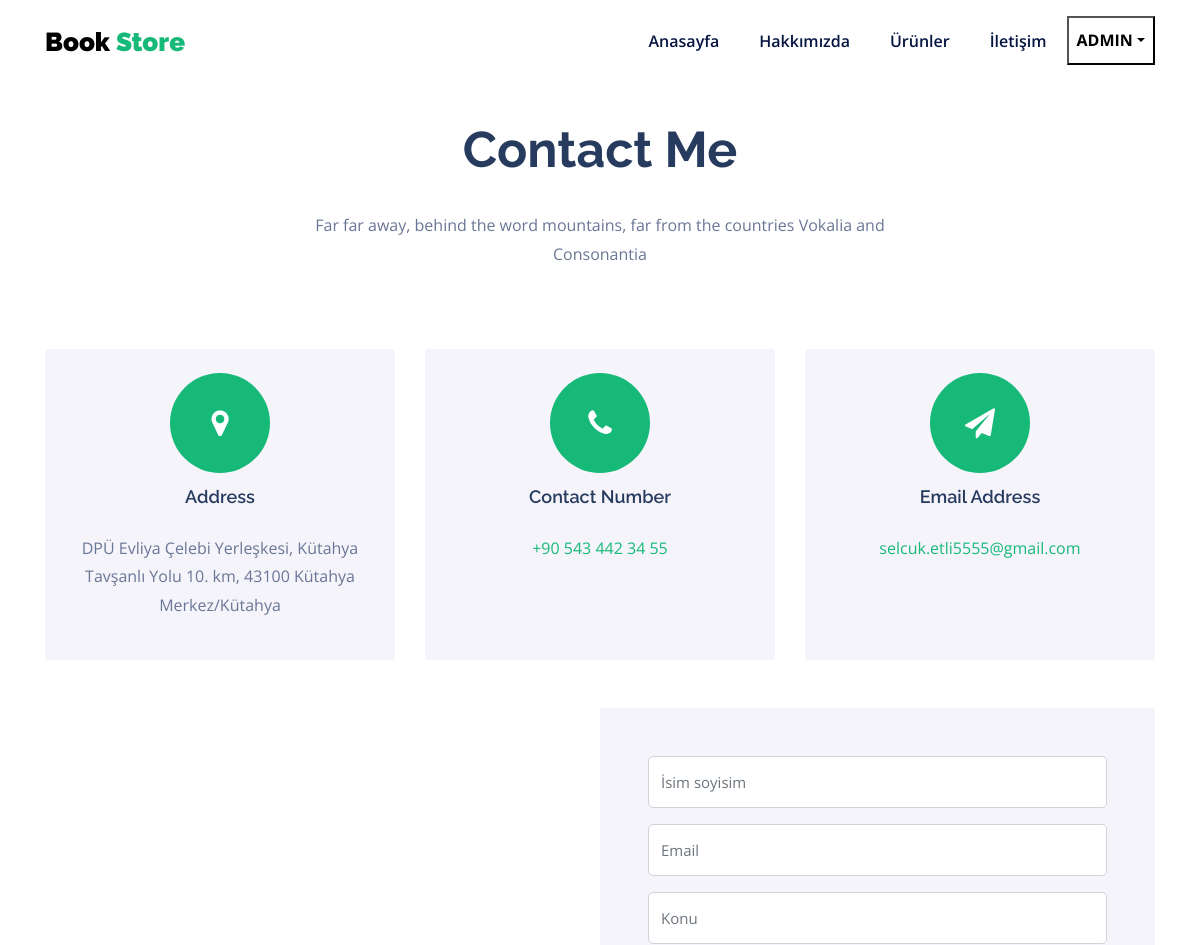
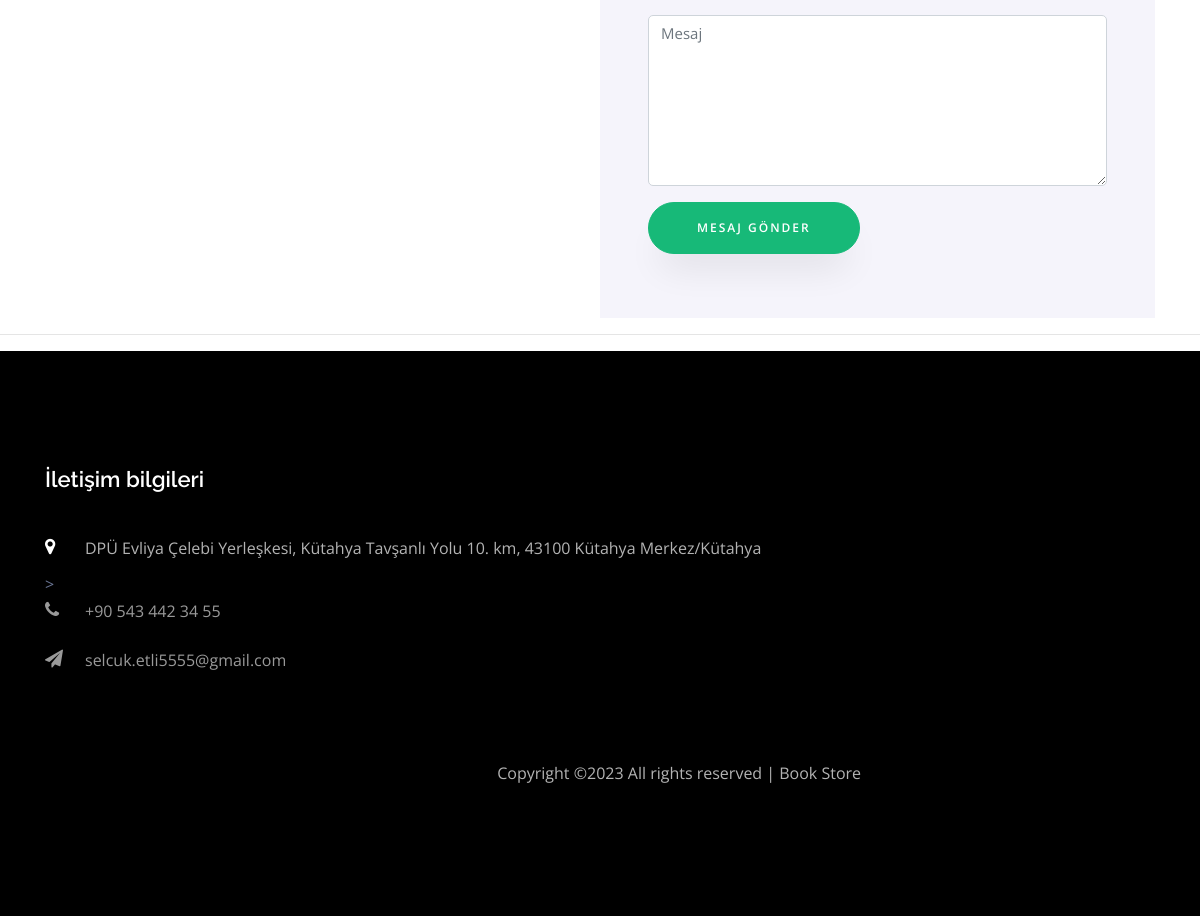
/contact.php (signed in), run on the app's committed database (2 pictures, top to bottom).
### tables this page shows
CREATE TABLE `tbl_footer` (
  `id` int(11) NOT NULL,
  `telefon` varchar(256) NOT NULL,
  `adres` longtext NOT NULL,
  `mail` varchar(256) NOT NULL,
  `insta` varchar(256) NOT NULL,
  `youtube` varchar(256) NOT NULL,
  `facebook` varchar(256) NOT NULL,
  `footer_aciklama` longtext NOT NULL
);

### contact.php (the view)
<?php require 'header.php'; ?>
    <section class="ftco-section contact-section ftco-no-pb" id="contact-section">
      <div class="container">
      	<div class="row justify-content-center mb-5 pb-3">
          <div class="col-md-7 heading-section text-center ftco-animate">
            <h2 class="mb-4">Contact Me</h2>
            <p>Far far away, behind the word mountains, far from the countries Vokalia and Consonantia</p>
          </div>
        </div>
        <div class="row d-flex contact-info mb-5">
          <div class="col-md-6 col-lg-4 d-flex ftco-animate">
          	<div class="align-self-stretch box text-center p-4 bg-light">
          		<div class="icon d-flex align-items-center justify-content-center">
          			<span class="fa fa-map-marker"></span>
          		</div>
          		<div>
	          		<h3 class="mb-4">Address</h3>
		            <p><?php echo $footer["adres"]; ?></p>
		          </div>
	          </div>
          </div>
          <div class="col-md-6 col-lg-4 d-flex ftco-animate">
          	<div class="align-self-stretch box text-center p-4 bg-light">
          		<div class="icon d-flex align-items-center justify-content-center">
          			<span class="fa fa-phone"></span>
          		</div>
          		<div>
	          		<h3 class="mb-4">Contact Number</h3>
		            <p><a href="tel://<?php echo $footer["telefon"]; ?>"><?php echo $footer["telefon"]; ?></a></p>
	            </div>
	          </div>
          </div>
          <div class="col-md-6 col-lg-4 d-flex ftco-animate">
          	<div class="align-self-stretch box text-center p-4 bg-light">
          		<div class="icon d-flex align-items-center justify-content-center">
          			<span class="fa fa-paper-plane"></span>
          		</div>
          		<div>
	          		<h3 class="mb-4">Email Address</h3>
		            <p><a href="mailto://<?php echo $footer["mail"]; ?>"><?php echo $footer["mail"]; ?></a></p>
		          </div>
	          </div>
          </div>
        </div>
        <div class="row no-gutters block-9">
          <div class="col-md-6 order-md-last d-flex">
            <form action="#" class="bg-light p-4 p-md-5 contact-form">
              <div class="form-group">
                <input type="text" class="form-control" placeholder="İsim soyisim">
              </div>
              <div class="form-group">
                <input type="text" class="form-control" placeholder="Email">
              </div>
              <div class="form-group">
                <input type="text" class="form-control" placeholder="Konu">
              </div>
              <div class="form-group">
                <textarea name="" id="" cols="30" rows="7" class="form-control" placeholder="Mesaj"></textarea>
              </div>
              <div class="form-group">
                <input type="submit" value="Mesaj gönder" class="btn btn-primary py-3 px-5">
              </div>
            </form>
          </div>
          <div class="col-md-6 d-flex">
          	<div id="map" class="map"></div>
          </div>
        </div>
      </div>
    </section>
    <hr>
<?php require 'footer.php'; ?>

### footer.php (shortened to what this page needs)
    <footer class="ftco-footer ftco-section">
      <div class="container">
        <div class="row mb-5">
          <div class="col-md">
            <div class="ftco-footer-widget mb-4">
            	<h2 class="ftco-heading-2">İletişim bilgileri</h2>
            	<div class="block-23 mb-3">
	              <ul>
	                <li><span class="icon fa fa-map-marker"></span><span class="text"><?php echo $footer["adres"]; ?></span></li> >
	                <li><a href="tel://<?php echo $footer["telefon"]; ?>"><span class="icon fa fa-phone"></span><span class="text"><?php echo $footer["telefon"]; ?></span></a></li>
	                <li><a href="mailto://<?php echo $footer["mail"]; ?>"><span class="icon fa fa-paper-plane"></span><span class="text"><?php echo $footer["mail"]; ?></span></a></li>
	              </ul>
	            </div>
            </div>
          </div>
        </div>
        <ul class="ftco-footer-social list-unstyled float-md-left float-lft mt-5">
              </ul>
        <div class="row">
          <div class="col-md-12 text-center">
            <p>
              Copyright &copy;<script>document.write(new Date().getFullYear());</script> All rights reserved | Book Store</p>
          </div>
        </div>
      </div>
    </footer>
  </body>
</html>

### data on the page
tbl_footer: adres "DPÜ Evliya Çelebi Yerleşkesi, Kütahya Tavşanlı Yolu 10. km, 43100 Kütahya Merkez/Kütahya", telefon "+90 543 442 34 55", mail "selcuk.etli5555@gmail.com"

### other printed values
$_SESSION['isim'] "ADMIN"
